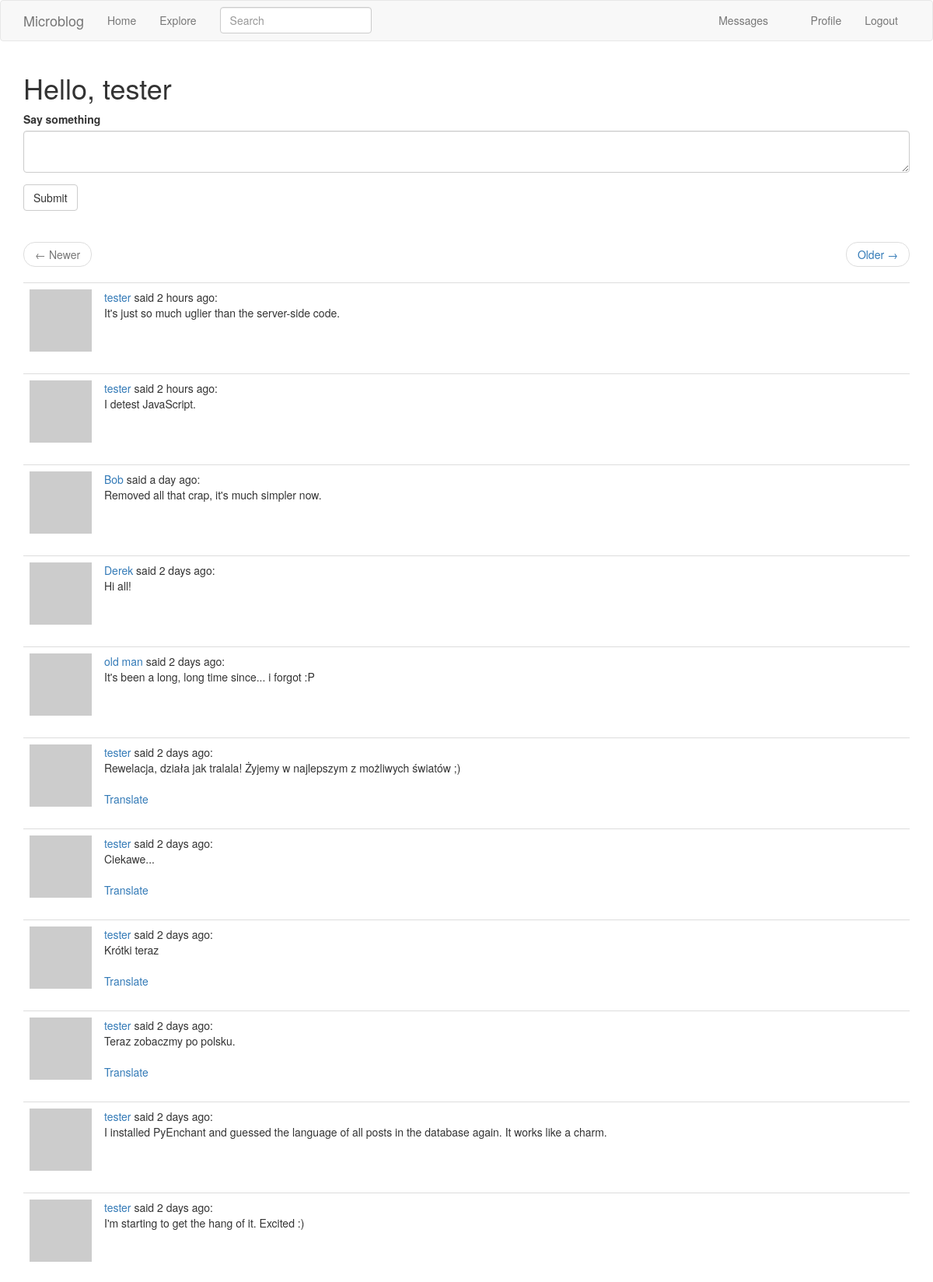
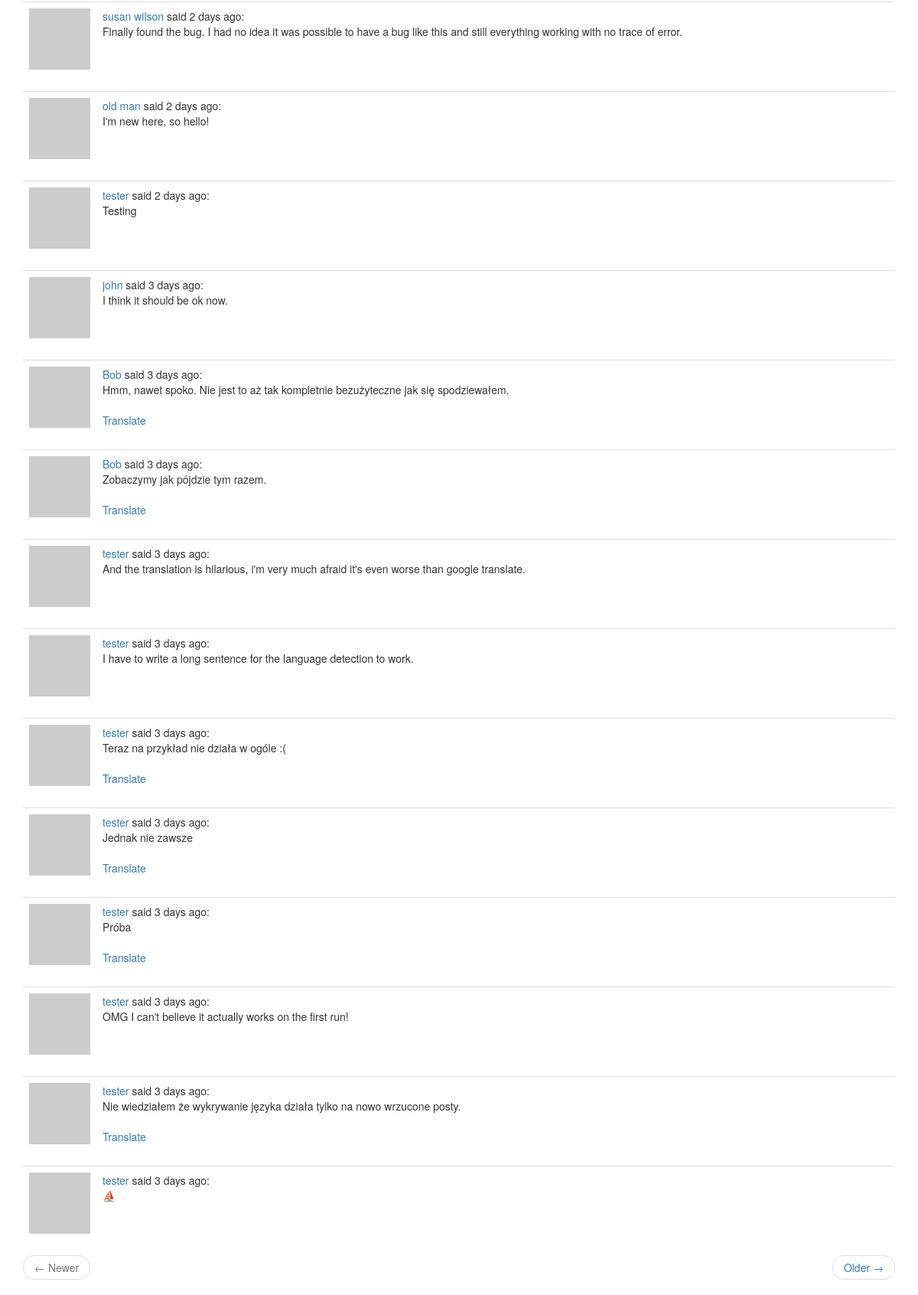
Page /index (signed in) on the committed database (2 pictures, top to bottom).
### app/models.py (models this page shows, shortened)
class User(UserMixin, db.Model):
    id = db.Column(db.Integer, primary_key=True)
    username = db.Column(db.String(64), index=True, unique=True)
    email = db.Column(db.String(120), index=True, unique=True)
    password_hash = db.Column(db.String(128))
    about_me = db.Column(db.String(140))
    last_seen = db.Column(db.DateTime, default=datetime.utcnow)
    last_message_read_time = db.Column(db.DateTime)
    posts = db.relationship('Post', backref='author', lazy='dynamic')
    followed = db.relationship(
        'User', secondary=followers,
        primaryjoin=(followers.c.follower_id == id),
        secondaryjoin=(followers.c.followed_id == id),
        backref=db.backref('followers', lazy='dynamic'), lazy='dynamic')
    messages_sent = db.relationship(
        'Message',
        foreign_keys='Message.sender_id',
        backref='author', lazy='dynamic')
    messages_received = db.relationship(
        'Message',
        foreign_keys='Message.recipient_id',
        backref='recipient', lazy='dynamic')
    def avatar(self, size):
        digest = md5(self.email.lower().encode('utf-8')).hexdigest()
        return 'https://www.gravatar.com/avatar/{}?d=retro&s={}'.format(
            digest, size)
    def followed_posts(self):
        followed = Post.query.join(
            followers,
            (followers.c.followed_id == Post.user_id)
        ).filter(followers.c.follower_id == self.id)
        own = Post.query.filter_by(user_id=self.id)
        return followed.union(own).order_by(Post.timestamp.desc())
    def new_messages(self):
        last_read_time = self.last_message_read_time or datetime(1900, 1, 1)
        return Message.query.filter_by(recipient=self).filter(
            Message.timestamp > last_read_time).count()

class Post(db.Model):
    __searchable__ = ['body']
    id = db.Column(db.Integer, primary_key=True)
    body = db.Column(db.String(140))
    timestamp = db.Column(db.DateTime, index=True, default=datetime.utcnow)
    user_id = db.Column(db.Integer, db.ForeignKey('user.id'))
    language = db.Column(db.String(5))

### app/main/routes.py (the view, shortened to what this page needs)
@bp.route('/', methods=['GET', 'POST'])
@bp.route('/index', methods=['GET', 'POST'])
@login_required
def index():
    form = PostForm()
    page = request.args.get('page', 1, type=int)
    posts = current_user.followed_posts().paginate(
        page, current_app.config['POSTS_PER_PAGE'], False)
    next_url = url_for('main.index', page=posts.next_num) \
        if posts.has_next else None
    prev_url = url_for('main.index', page=posts.prev_num) \
        if posts.has_prev else None
    return render_template('index.html', title=_('Home'), form=form,
                           posts=posts.items,
                           next_url=next_url, prev_url=prev_url)

### app/main/forms.py
class SearchForm(FlaskForm):
    q = StringField(_l('Search'), validators=[DataRequired()])
    def __init__(self, *args, **kwargs):
        if 'formdata' not in kwargs:
            kwargs['formdata'] = request.args
        if 'csrf_enabled' not in kwargs:
            kwargs['csrf_enabled'] = False
        super().__init__(*args, **kwargs)

class PostForm(FlaskForm):
    post = TextAreaField(_l('Say something'), validators=[
        DataRequired(), Length(min=1, max=140)])
    submit = SubmitField(_l('Submit'))

### app/main/routes.py (called while the page is built)
@bp.before_app_request
def before_request():
    if current_user.is_authenticated:
        current_user.last_seen = datetime.utcnow()
        db.session.commit()
        g.search_form = SearchForm()
    g.locale = str(get_locale())

### app/models.py (called while the page is built)
@login.user_loader
def load_user(id):
    return User.query.get(int(id))

### app/templates/index.html
{% extends "base.html" %}
{% import 'bootstrap/wtf.html' as wtf %}
{% block app_content %}
  <h1>{{ _('Hello,') }} {{ current_user.username }}</h1>
  {% if form %}
    {{ wtf.quick_form(form) }}
    <br>
  {% endif %}
  {% if posts %}
    {% include '_page_nav.html' %}
    {% for post in posts %}
      {% include '_post.html' %}
    {% endfor %}
    {% include '_page_nav.html' %}
  {% else %}
    <p class="text-muted">{{ _('No posts') }}</p>
  {% endif %}
{% endblock %}

### app/templates/_post.html
<table class="table table-hover">
  <tr>
    <td width="40px"><img src="{{ post.author.avatar(40) }}"></td>
    <td>
      <span class="user_popup">
        <a href="{{ url_for('main.user', username=post.author.username) }}">
          {{ post.author.username }}
        </a>
      </span>
      {{ _('said') }} {{ moment(post.timestamp).fromNow() }}:
      <br>
      <span id="post{{ post.id }}">{{ post.body }}</span>
      {% if post.language and post.language != g.locale %}
        <br><br>
        <span id="translation{{ post.id }}">
          <a href="javascript:translate(
                                '#post{{ post.id }}',
                                '#translation{{ post.id }}',
                                '{{ post.language }}',
                                '{{ g.locale }}');">{{ _('Translate') }}</a>
        </span>
      {% endif %}
    </td>
  </tr>
</table>

### rows in the picture
User: username "tester"
Post: author.username "tester", timestamp "2 hours ago", body "It's just so much uglier than the server-side code."
Post: author.username "tester", timestamp "2 hours ago", body "I detest JavaScript."
Post: author.username "Bob", timestamp "a day ago", body "Removed all that crap, it's much simpler now."
Post: author.username "Derek", timestamp "2 days ago", body "Hi all!"
Post: author.username "old man", timestamp "2 days ago", body "It's been a long, long time since... i forgot :P"
Post: author.username "tester", timestamp "2 days ago", body "Rewelacja, działa jak tralala! Żyjemy w najlepszym z możliwych światów ;)"
Post: author.username "tester", timestamp "2 days ago", body "Ciekawe..."
Post: author.username "tester", timestamp "2 days ago", body "Krótki teraz"
Post: author.username "tester", timestamp "2 days ago", body "Teraz zobaczmy po polsku."
Post: author.username "tester", timestamp "2 days ago", body "I installed PyEnchant and guessed the language of all posts in the database again. It works like a charm."
Post: author.username "tester", timestamp "2 days ago", body "I'm starting to get the hang of it. Excited :)"
Post: author.username "susan wilson", timestamp "2 days ago", body "Finally found the bug. I had no idea it was possible to have a bug like this and still everything working with no trace of error."
Post: author.username "old man", timestamp "2 days ago", body "I'm new here, so hello!"
Post: author.username "tester", timestamp "2 days ago", body "Testing"
Post: author.username "john", timestamp "3 days ago", body "I think it should be ok now."
Post: author.username "Bob", timestamp "3 days ago", body "Hmm, nawet spoko. Nie jest to aż tak kompletnie bezużyteczne jak się spodziewałem."
Post: author.username "Bob", timestamp "3 days ago", body "Zobaczymy jak pójdzie tym razem."
Post: author.username "tester", timestamp "3 days ago", body "And the translation is hilarious, i'm very much afraid it's even worse than google translate."
Post: author.username "tester", timestamp "3 days ago", body "I have to write a long sentence for the language detection to work."
Post: author.username "tester", timestamp "3 days ago", body "Teraz na przykład nie działa w ogóle :("
Post: author.username "tester", timestamp "3 days ago", body "Jednak nie zawsze"
Post: author.username "tester", timestamp "3 days ago", body "Próba"
Post: author.username "tester", timestamp "3 days ago", body "OMG I can't believe it actually works on the first run!"
Post: author.username "tester", timestamp "3 days ago", body "Nie wiedziałem że wykrywanie języka działa tylko na nowo wrzucone posty."
Post: author.username "tester", timestamp "3 days ago", body "⛵"
